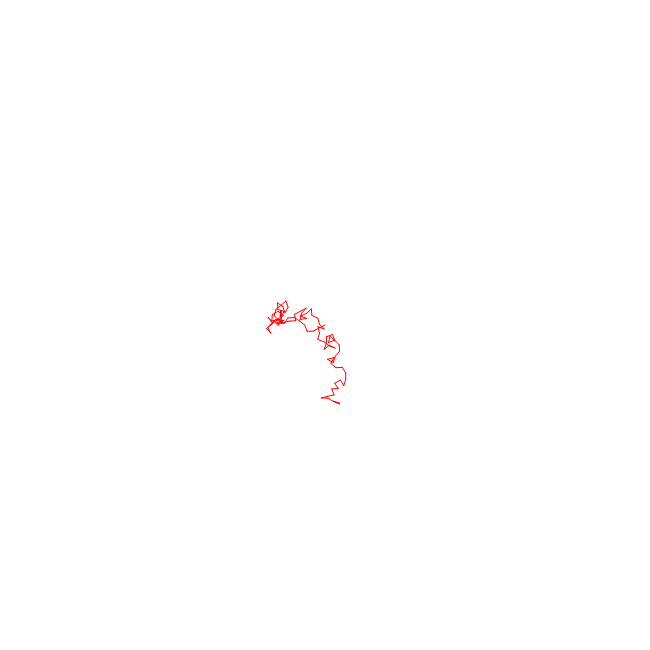
Frame 1 (no input)
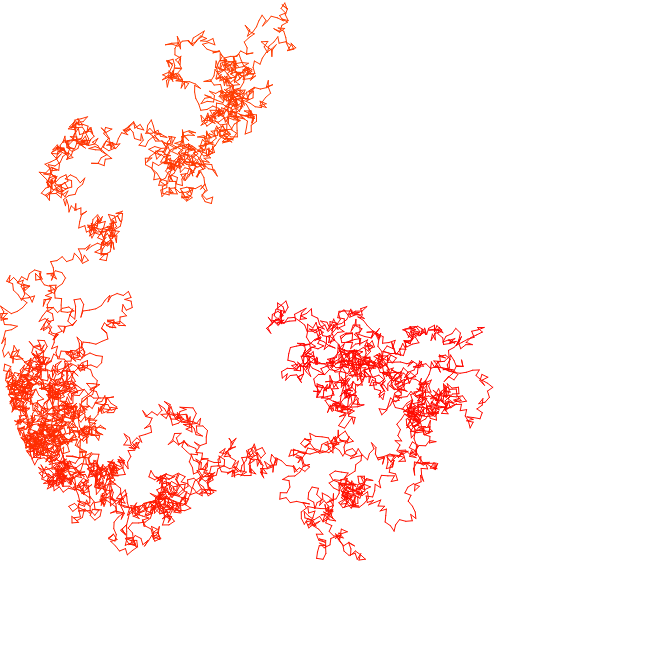
Frame 60 (no input)
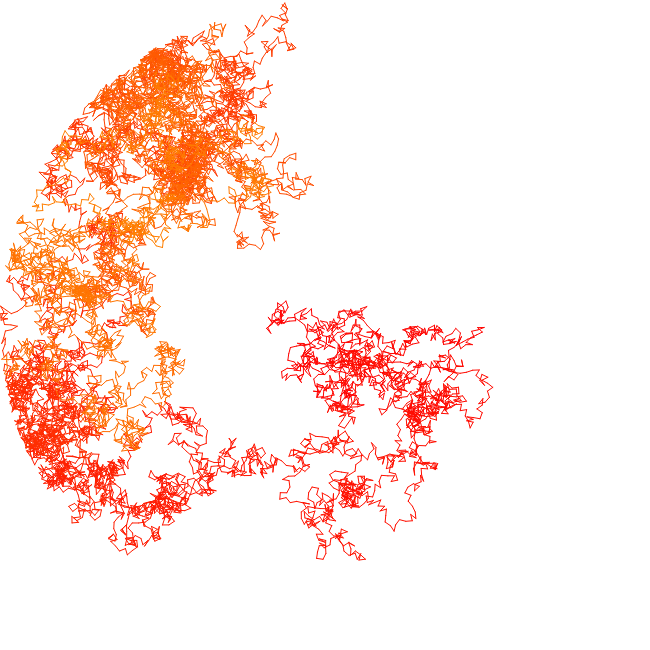
Frame 120 (the mouse pressed at the canvas centre since frame 60)

The p5.js sketch that drew these frames (run headless with seeded random() and noise() and a simulated clock; from frame 60 on, the mouse is pressed at the canvas centre):

// p5.js sketch
// ── sketch.js
var walker;
var speed = 100;

function setup() {
    var size = (windowWidth > windowHeight) ? Math.round(windowHeight*.65) : 
                                              Math.round(windowWidth*.65);
    createCanvas(size, size);
    angleMode(DEGREES);
    walker = new walker(width/2, height/2);
}

function draw() {
    for(var i = 0; i < speed; i++) {
        walker.move();
        walker.draw();
    }
}

// ── style.css
body, html {
    margin: 0;
    padding: 0;
    background-color: #fff;
}
canvas {
    position: absolute;
    top: 50%;
    left: 50%;
    transform: translate(-50%, -50%);
    border-radius: 100%;
    box-shadow: 0 0 10vmin #000;
}

// ── walker.js
function walker(x, y) {
    this.loc = createVector(x, y);
    this.prevLoc = this.loc;
    this.speed = width/100;
    this.hue = 0;
    this.move = function() {
        this.prevLoc = createVector(this.loc.x, this.loc.y);
        var v = createVector(this.speed, 0);
        var test;
        var center = createVector(width/2, height/2);
        do {
            test = createVector(this.loc.x, this.loc.y)
            v.rotate(random(-360, 360));
            test.add(v);
        } while (test.dist(center)*2 > width);
        this.loc.add(v);
    }
    this.draw = function() {
        push();
        colorMode(HSB);
        stroke(this.hue%360, 100, 100);
        line(this.prevLoc.x, this.prevLoc.y, this.loc.x, this.loc.y);
        this.hue += .0025;
        pop();
    }
}
